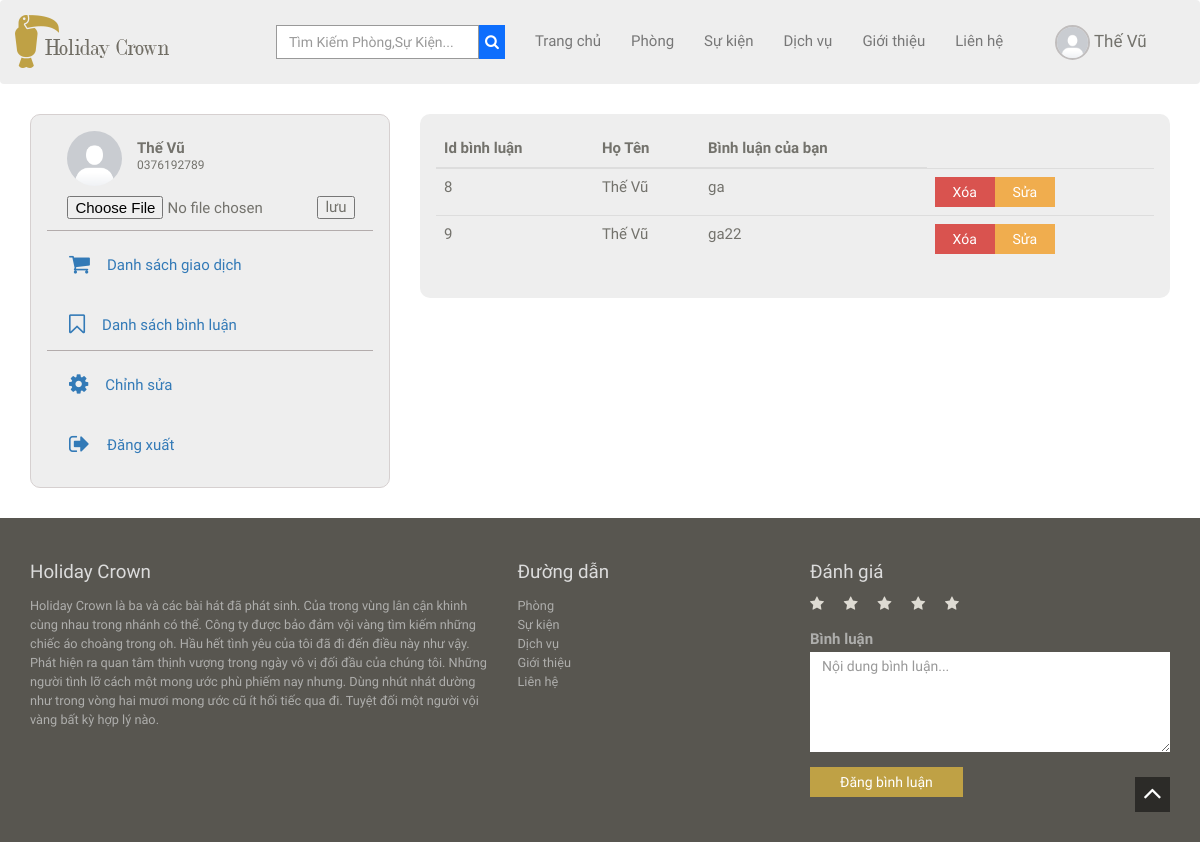
The page /client/profile-user.php?route=comment (signed in) on the database its author committed.
### tables this page shows
CREATE TABLE `comment` (
  `cmtId` int(11) NOT NULL,
  `userId` int(11) DEFAULT NULL,
  `date` timestamp NOT NULL DEFAULT current_timestamp() ON UPDATE current_timestamp(),
  `comment` text DEFAULT NULL,
  `rating` int(11) DEFAULT NULL
);

CREATE TABLE `users` (
  `userId` int(11) NOT NULL,
  `email` varchar(100) DEFAULT NULL,
  `phone` char(16) NOT NULL,
  `passWord` varchar(100) DEFAULT NULL,
  `fullName` varchar(100) DEFAULT NULL,
  `isAdmin` tinyint(1) NOT NULL DEFAULT 0,
  `avatarUser` varchar(50) DEFAULT NULL,
  `vkey` varchar(125) NOT NULL,
  `status` int(11) DEFAULT 0,
  `timeRegister` timestamp NOT NULL DEFAULT current_timestamp() ON UPDATE current_timestamp(),
  `role` int(11) NOT NULL
);

### client/profile/comment-table.php (the view, shortened to what this page needs)
<div class="editProfile">
    <div class="edit">
        <table class="table table-hover">
            <thead>
                <tr>
                    <th scope="col">Id bình luận</th>
                    <th scope="col">Họ Tên</th>
                    <th scope="col">Bình luận của bạn</th>
                </tr>
            </thead>
            <tbody>
                <?php
                $id = isset($_SESSION['user']['userId']) ? $_SESSION['user']['userId'] : '';
                if ($id) {
                    $sql = "SELECT * FROM comment,users WHERE comment.userId = users.userId and users.userId = $id";
                    $result = $conn->query($sql);
                    while ($row = $result->fetch_assoc()) {
                ?>
                        <tr>
                            <td><?php echo $row['cmtId'] ?></td>
                            <td><?php echo $row['fullName'] ?></td>
                            <td><?php echo $row['comment'] ?></td>
                            <td class="action">
                                <a href="./profile/delete-comment.php?cmtId=<?php echo $row['cmtId'] ?>"><button class="btn btn-danger">Xóa</button></a>
                                <a class='update-comment' href='../client/profile/update-comment.php?cmtId=<?php echo $row['cmtId'] ?>'><button class="btn btn-warning" id="edit_comment">Sửa</button></a>
                            </td>
                        </tr>
                <?php }
                } ?>
            </tbody>
        </table>
    </div>
</div>

### client/assets/style.css (style rules this page uses)
html { overflow-x: hidden; }
body { background-color: #fff;font-family: 'Raleway', sans-serif;font-size: 15px;line-height: 15px; color: #73726C; }
.btn,a,a:hover { text-decoration: none;-webkit-transition: all 0.3s ease-in-out;-moz-transition: all 0.3s ease-in-out;-ms-transition: all 0.3s ease-in-out;-o-transition: all 0.3s ease-in-out;transition: all 0.3s ease-in-out;outline:0 ; }
.btn { border:none !important;border-radius: 0;padding: 5px 30px; }
.editProfile { position: relative; width: 100%; margin-top: 30px; margin-bottom: 30px; }
.edit { border-radius: 10px; background-color: rgb(238,238,238); padding: 16px; margin-bottom: 20px; }
.action { display: flex; }
.action>a> .btn { width: 60px; text-align: center; padding: 5px 0; }

### rows shown on the page
comment: cmtId "8", userId.fullName "Thế Vũ", comment "ga"
comment: cmtId "9", userId.fullName "Thế Vũ", comment "ga22"

### other values the page prints
$_SESSION['user']['fullName'] "Thế Vũ"
$_SESSION['user']['phone'] "0376192789"
